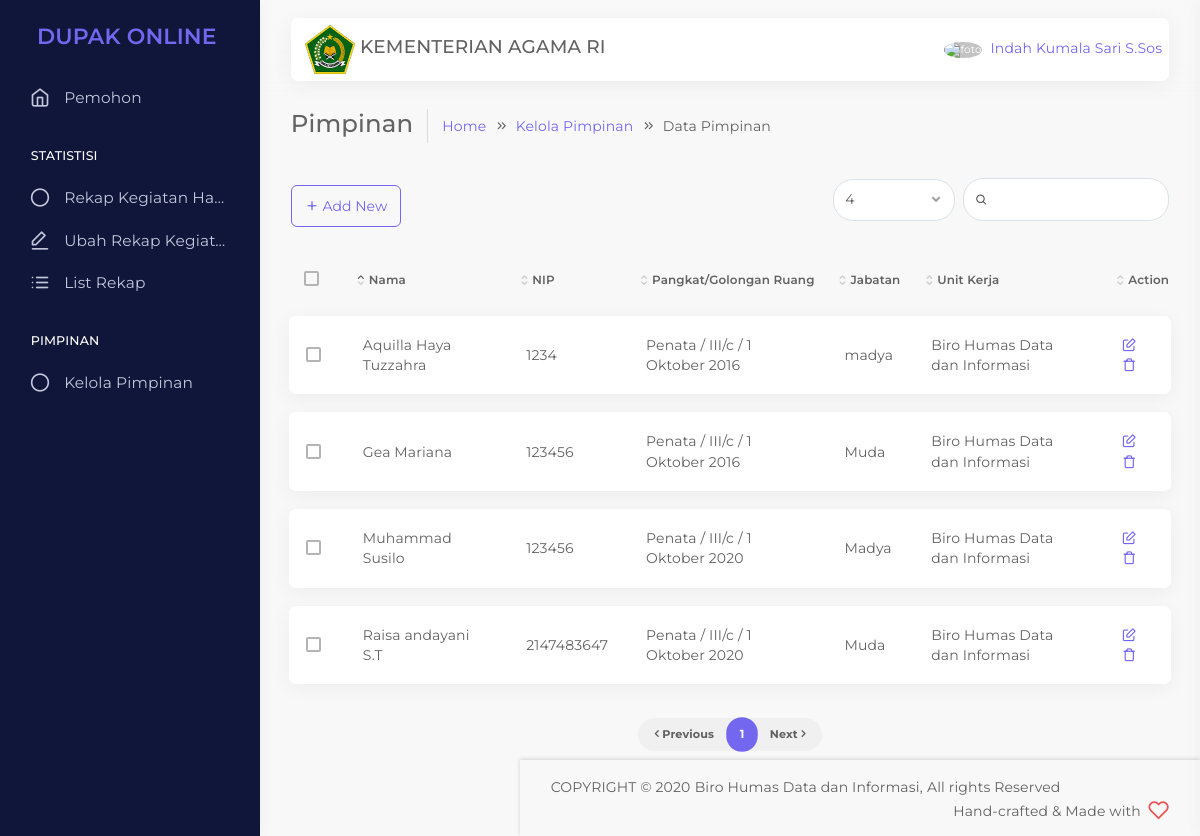
Screenshot of /statistisi/pimpinan.php (signed in) with the database file from the repository.
### tables this page shows
CREATE TABLE `pengguna` (
  `id_pengguna` int(100) NOT NULL,
  `nama` varchar(100) NOT NULL,
  `nip` varchar(225) NOT NULL,
  `password` varchar(255) NOT NULL,
  `email` varchar(255) NOT NULL,
  `alamat` varchar(255) NOT NULL,
  `no_seri_kapreg` varchar(1000) NOT NULL,
  `tempat_tanggal_lahir` varchar(100) NOT NULL,
  `tgl_lahir` date NOT NULL,
  `jenis_kelamin` varchar(100) NOT NULL,
  `pendidikan` varchar(100) NOT NULL,
  `pangkat` varchar(100) NOT NULL,
  `jabatan` enum('Statistisi Muda','Statistisi Madya') NOT NULL,
  `masa_kerja` varchar(100) NOT NULL,
  `unit_kerja` varchar(100) NOT NULL,
  `role` enum('Admin','Statistisi','Penilai') NOT NULL
);

CREATE TABLE `pimpinan` (
  `id_pimpinan` int(255) NOT NULL,
  `nama` varchar(255) NOT NULL,
  `nip` int(255) NOT NULL,
  `pangkat_golongan` varchar(255) NOT NULL,
  `jabatan` varchar(255) NOT NULL,
  `unit_kerja` varchar(255) NOT NULL
);

### session_co.php (called while the page is built, shortened)
<?php
   include('config.php');
   $user_check = $_SESSION['login'];
   $ses_sql = mysqli_query($mysqli,"SELECT * FROM pengguna WHERE nip = '$user_check'");
   while ($row = mysqli_fetch_array($ses_sql,MYSQLI_ASSOC)){
      $login_session = $row['nama'];
   }
?>

### statistisi/pimpinan.php (the view, shortened to what this page needs)
<?php
    include('../session_co.php');
?>
<!DOCTYPE html>
<html class="loading" lang="en" data-textdirection="ltr">
<head>
    <link rel="stylesheet" type="text/css" href="../app-assets/vendors/css/vendors.min.css">
    <link rel="stylesheet" type="text/css" href="../app-assets/vendors/css/tables/datatable/datatables.min.css">
    <link rel="stylesheet" type="text/css" href="../app-assets/vendors/css/file-uploaders/dropzone.min.css">
    <link rel="stylesheet" type="text/css" href="../app-assets/vendors/css/tables/datatable/extensions/dataTables.checkboxes.css">
    <link rel="stylesheet" type="text/css" href="../app-assets/css/bootstrap.css">
    <link rel="stylesheet" type="text/css" href="../app-assets/css/bootstrap-extended.css">
    <link rel="stylesheet" type="text/css" href="../app-assets/css/colors.css">
    <link rel="stylesheet" type="text/css" href="../app-assets/css/components.css">
    <link rel="stylesheet" type="text/css" href="../app-assets/css/themes/dark-layout.css">
    <link rel="stylesheet" type="text/css" href="../app-assets/css/themes/semi-dark-layout.css">
    <link rel="stylesheet" type="text/css" href="../app-assets/css/core/menu/menu-types/vertical-menu.css">
    <link rel="stylesheet" type="text/css" href="../app-assets/css/core/colors/palette-gradient.css">
    <link rel="stylesheet" type="text/css" href="../app-assets/css/plugins/file-uploaders/dropzone.css">
    <link rel="stylesheet" type="text/css" href="../app-assets/css/pages/data-list-view.css">
    <link rel="stylesheet" type="text/css" href="../assets/css/style.css">
</head>
<body class="vertical-layout vertical-menu-modern semi-dark-layout 2-columns  navbar-floating footer-static  " data-open="click" data-menu="vertical-menu-modern" data-col="2-columns" data-layout="semi-dark-layout">
    <nav class="header-navbar navbar-expand-lg navbar navbar-with-menu floating-nav navbar-light navbar-shadow">
        <div class="navbar-wrapper">
            <div class="navbar-container content">
                <div class="navbar-collapse" id="navbar-mobile">
                    <div class="mr-auto float-left bookmark-wrapper d-flex align-items-center">
                        <ul class="nav navbar-nav">
                            <li class="nav-item d-none d-lg-block"><img src="../app-assets/images/pages/kemenag25.png"><a class="h4"> KEMENTERIAN AGAMA RI</a>
                            </li>
                        </ul>
                    </div>
                        <a class="dropdown-toggle nav-link dropdown-user-link section_userinfo" href="#" data-toggle="dropdown">
                            <span class="avatar avatar-online">
                            <img src="https://sso.undip.ac.id/assets/app/images/user.png" style="max-width: 45px;" alt="foto"><i></i></span>
                            <span class="user-name" style="margin-bottom: 1rem;" >  <?php echo $login_session; ?></span></a>
                </div>
            </div>
        </div>
    </nav>
    <div class="main-menu menu-fixed menu-dark menu-accordion menu-shadow" data-scroll-to-active="true">
        <div class="navbar-header">
            <ul class="nav navbar-nav flex-row">
            <li class="nav-item mr-auto"><a class="navbar-brand" href="app-user-view.php">
                        <h2 class="brand-text mb-0">DUPAK ONLINE</h2>
                    </a></li>
                <li class="nav-item nav-toggle"><a class="nav-link modern-nav-toggle pr-0" data-toggle="collapse"></a></li>
            </ul>
        </div>
        <div class="main-menu-content">
            <ul class="navigation navigation-main" id="main-menu-navigation" data-menu="menu-navigation">
                <li class=" nav-item"><a href="app-user-view.php"><i class="feather icon-home"></i><span class="menu-title" data-i18n="Dashboard">Pemohon</span></a>
                </li>
                <li class=" navigation-header"><span>Statistisi</span>
                </li>
                <li class=" nav-item"><a href="./rekap-kegiatan-harian.php"><i class="feather icon-circle"></i><span class="menu-title" data-i18n="Rekap Kerja Harian">Rekap Kegiatan Harian</span></a>
                </li>
                <li class=" nav-item"><a href="./edit-rekap-kegiatan.php"><i class="feather icon-edit-1"></i><span class="menu-title" data-i18n="Rekap Kerja Harian">Ubah Rekap Kegiatan Harian</span></a>
                </li>
                <li class=" nav-item"><a href="./detail-rekap.php"><i class="feather icon-list"></i><span class="menu-title" data-i18n="Rekap Kerja Harian">List Rekap</span></a>
                </li>
                <li class=" navigation-header"><span>Pimpinan</span>
                </li>
                <li class=" nav-item"><a href="./pimpinan.php"><i class="feather icon-circle"></i><span class="menu-title" data-i18n="Rekap Kerja Harian">Kelola Pimpinan</span></a>
                </li>
            </ul>
        </div>
        </div>
    <div class="app-content content">
        <div class="content-wrapper">
            <div class="content-header row">
                <div class="content-header-left col-md-9 col-12 mb-2">
                    <div class="row breadcrumbs-top">
                        <div class="col-12">
                            <h2 class="content-header-title float-left mb-0">Pimpinan</h2>
                            <div class="breadcrumb-wrapper col-12">
                                <ol class="breadcrumb">
                                    <li class="breadcrumb-item"><a href="index.html">Home</a>
                                    </li>
                                    <li class="breadcrumb-item"><a href="#">Kelola Pimpinan</a>
                                    </li>
                                    <li class="breadcrumb-item active">Data Pimpinan
                                    </li>
                                </ol>
                            </div>
                        </div>
                    </div>
                </div>
            <div class="content-body">
                <section id="data-list-view" class="data-list-view-header">
                    <div class="table-responsive">
                        <table class="table data-list-view">
                            <thead>
                                <tr>
                                    <th></th>
                                    <th>Nama</th>
                                    <th>NIP</th>
                                    <th>Pangkat/Golongan Ruang</th>
                                    <th>Jabatan</th>
                                    <th>Unit Kerja</th>
                                    <th>Action</th>
                                </tr>
                            </thead>
                            <tbody>
                            <?php
                                include_once("../config.php");
                                $result = mysqli_query($mysqli, "SELECT * FROM pimpinan ORDER BY id_pimpinan ASC");
                                while($user_data = mysqli_fetch_array($result)) {
                                ?>
                                <tr>
                                    <td></td>
                                    <td><?php echo $user_data['nama']; ?></td>
                                    <td><?php echo $user_data['nip']; ?></td>
                                    <td><?php echo $user_data['pangkat_golongan']; ?></td>
                                    <td><?php echo $user_data['jabatan']; ?></td>
                                    <td><?php echo $user_data['unit_kerja']; ?></td>
                                    <td class="product-action">
                                    <a href="pimpinan-edit.php?id_pimpinan=<?php echo $user_data['id_pimpinan']; ?>" class="feather icon-edit"></a>
                                    <a class="feather icon-trash" href="./delete.php?id_pimpinan=<?php echo $user_data['id_pimpinan']; ?>"></a>
                                    </td>
                                    </tr>
                                    <?php } ?>
                            </tbody>
                        </table>
                    </div>
                    </div>
            </div>
        </div>
    </div>
    <footer class="footer fixed-bottom navbar-shadow footer-light">
        <p class="clearfix blue-grey lighten-2 mb-0"><span class="float-md-left d-block d-md-inline-block mt-25">COPYRIGHT &copy; 2020<a class="text-bold-800 grey darken-2"  target="_blank">Biro Humas Data dan Informasi,</a>All rights Reserved</span><span class="float-md-right d-none d-md-block">Hand-crafted & Made with<i class="feather icon-heart pink"></i></span>
        </p>
    </footer>
</body>
</html>

### app-assets/css/themes/semi-dark-layout.css (style rules this page uses)
body.semi-dark-layout .main-menu { background-color : #10163A; }
body.semi-dark-layout .main-menu-content .navigation-main { background-color : #10163A; }
body.semi-dark-layout .main-menu-content .navigation-main .nav-item i { color : #C2C6DC; }
body.semi-dark-layout .main-menu-content .navigation-main .nav-item a:after, body.semi-dark-layout .main-menu-content .navigation-main .nav-item a { color : #C2C6DC; }

### app-assets/css/core/menu/menu-types/vertical-menu.css (style rules this page uses)
body.vertical-layout.vertical-menu-modern .main-menu .navigation > li > a > i { font-size : 1.2rem; margin-right : 1rem; float : left; }
body.vertical-layout.vertical-menu-modern .main-menu { -webkit-transition : 0.4s cubic-bezier(0.25, 0.8, 0.25, 1); transition : 0.4s cubic-bezier(0.25, 0.8, 0.25, 1); -webkit-transform : translate3d(0, 0, 0); transform : translate3d(0, 0, 0); -webkit-backface-visibility : hidden; backface-visibility : hidden; }
body.vertical-layout.vertical-menu-modern.menu-expanded .main-menu { width : 260px; }
body.vertical-layout.vertical-menu-modern.menu-expanded .main-menu .navigation > li > a > i { margin-right : 1rem; float : left; }
body.vertical-layout.vertical-menu-modern.menu-expanded .main-menu .navigation > li > a > i:before { font-size : 1.429rem; }
body.vertical-layout.vertical-menu-modern.menu-expanded .main-menu .navigation > li > a > span { -webkit-animation : 0.3s cubic-bezier(0.25, 0.8, 0.25, 1) 0s normal forwards 1 fadein; animation : 0.3s cubic-bezier(0.25, 0.8, 0.25, 1) 0s normal forwards 1 fadein; }
body.vertical-layout.vertical-menu-modern.menu-expanded .footer { margin-left : 260px; }
@media (min-width: 992px) { body.vertical-layout.vertical-menu-modern .main-menu { width : 260px; } }
@media (min-width: 992px) { body.vertical-layout.vertical-menu-modern .footer { margin-left : 260px; } }

### app-assets/css/pages/data-list-view.css (style rules this page uses)
table.data-list-view.dataTable, table.data-thumb-view.dataTable { border-spacing : 0 1.3rem; padding : 0 0.7rem; }
table.data-list-view.dataTable thead th, table.data-thumb-view.dataTable thead th { padding : 0.714rem 1.785rem; font-weight : 600; }
table.data-list-view.dataTable thead th:first-child, table.data-thumb-view.dataTable thead th:first-child { padding-left : 0; }
table.data-list-view.dataTable thead .sorting_asc, table.data-list-view.dataTable thead .sorting_desc, table.data-list-view.dataTable thead .sorting, table.data-thumb-view.dataTable thead .sorting_asc, table.data-thumb-view.dataTable thead .sorting_desc, table.data-thumb-view.dataTable thead .sorting { padding-right : inherit; }
table.data-list-view.dataTable thead .sorting_asc:before, table.data-list-view.dataTable thead .sorting_desc:before, table.data-list-view.dataTable thead .sorting:before, table.data-thumb-view.dataTable thead .sorting_asc:before, table.data-thumb-view.dataTable thead .sorting_desc:before, table.data-thumb-view.dataTable thead .sorting:before { font-size : 0.7rem; left : 0.857rem; top : 0.642rem; }
table.data-list-view.dataTable thead .sorting_asc:after, table.data-list-view.dataTable thead .sorting_desc:after, table.data-list-view.dataTable thead .sorting:after, table.data-thumb-view.dataTable thead .sorting_asc:after, table.data-thumb-view.dataTable thead .sorting_desc:after, table.data-thumb-view.dataTable thead .sorting:after { font-size : 0.7rem; left : 0.857rem; top : 1.071rem; }
table.data-list-view.dataTable tbody tr, table.data-thumb-view.dataTable tbody tr { background-color : #FFFFFF; box-shadow : rgba(0, 0, 0, 0.05) 0 4px 20px 0; cursor : pointer; -webkit-transition : all 0.3s ease; transition : all 0.3s ease; border-radius : 0.5rem; }
table.data-list-view.dataTable tbody tr td:first-child, table.data-thumb-view.dataTable tbody tr td:first-child { padding-left : 1rem; border-top-left-radius : 0.5rem; border-bottom-left-radius : 0.5rem; }
table.data-list-view.dataTable tbody tr td:last-child, table.data-thumb-view.dataTable tbody tr td:last-child { border-top-right-radius : 0.5rem; border-bottom-right-radius : 0.5rem; }
table.data-list-view.dataTable tbody td, table.data-thumb-view.dataTable tbody td { padding : 1.357rem; border : none; vertical-align : middle; }

### rows the page displays
pengguna: nama "Indah Kumala Sari S.Sos"
pimpinan: nama "Aquilla Haya Tuzzahra", nip "1234", pangkat_golongan "Penata / III/c / 1 Oktober 2016", jabatan "madya", unit_kerja "Biro Humas Data dan Informasi"
pimpinan: nama "Muhammad Susilo", nip "123456", pangkat_golongan "Penata / III/c / 1 Oktober 2020", jabatan "Madya", unit_kerja "Biro Humas Data dan Informasi"
pimpinan: nama "Gea Mariana", nip "123456", pangkat_golongan "Penata / III/c / 1 Oktober 2016", jabatan "Muda", unit_kerja "Biro Humas Data dan Informasi"
pimpinan: nama "Raisa andayani S.T", nip "2147483647", pangkat_golongan "Penata / III/c / 1 Oktober 2020", jabatan "Muda", unit_kerja "Biro Humas Data dan Informasi"
